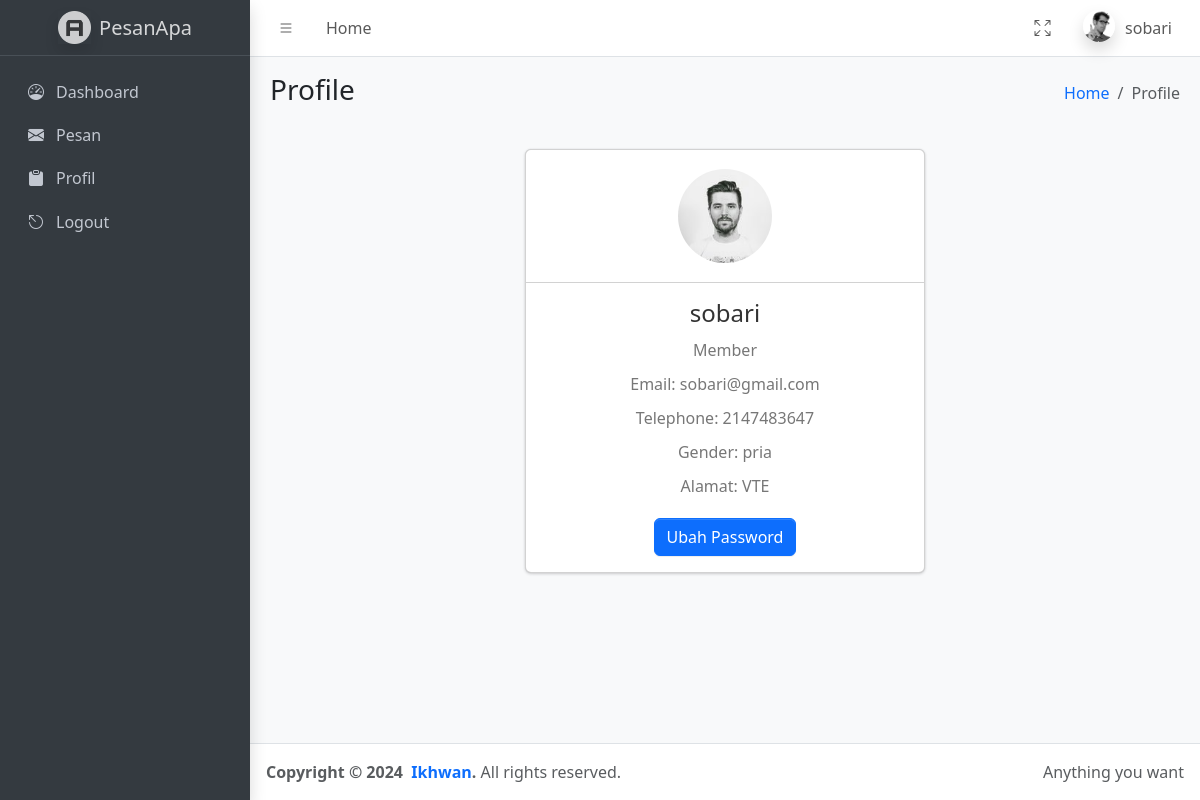
Page /profile.php (signed in) on the committed database.
### tables this page shows
CREATE TABLE `datamahasiswa` (
  `id` int NOT NULL,
  `full_name` text NOT NULL,
  `email` text NOT NULL,
  `password` text NOT NULL,
  `handphonne` text NOT NULL,
  `gender` text NOT NULL,
  `alamat` text NOT NULL
);

### profile.php (the view, shortened to what this page needs)
<!DOCTYPE html>
<html lang="en">
<head>
    <link rel="stylesheet" href="https://cdn.jsdelivr.net/npm/@fontsource/source-sans-3@5.0.12/index.css">
    <link rel="stylesheet" href="https://cdn.jsdelivr.net/npm/overlayscrollbars@2.3.0/styles/overlayscrollbars.min.css">
    <link rel="stylesheet" href="https://cdn.jsdelivr.net/npm/bootstrap-icons@1.11.0/font/bootstrap-icons.min.css">
    <link rel="stylesheet" href="adminlte.css">
    <link rel="stylesheet" href="https://cdn.jsdelivr.net/npm/apexcharts@3.37.1/dist/apexcharts.css">
    <link rel="stylesheet" href="https://cdn.jsdelivr.net/npm/jsvectormap@1.5.3/dist/css/jsvectormap.min.css">
</head>
<body class="layout-fixed sidebar-expand-lg bg-body-tertiary">
    <?php
    include("header.php")
    ?>
    <?php
    include("sitebar.php")
    ?>
    </nav>
    </div>
    </aside>
    <main class="app-main">
        <div class="app-content-header">
            <div class="container-fluid">
                <div class="row">
                    <div class="col-sm-6">
                        <h3 class="mb-0">Profile</h3>
                    </div>
                    <div class="col-sm-6">
                        <ol class="breadcrumb float-sm-end">
                            <li class="breadcrumb-item"><a href="#">Home</a></li>
                            <li class="breadcrumb-item active">Profile</li>
                        </ol>
                    </div>
                </div>
            </div>
        </div>
        <div class="app-content">
            <div class="container-fluid">
                <div class="card">
                    <div class="card-header">
                        <img src="assets/img/user1-128x128.jpg" alt="Foto Profil" class="profile-img">
                    </div>
                    <?php
                    $sql = "SELECT * FROM datamahasiswa WHERE full_name = '{$_SESSION['username']}'";
                    $result = mysqli_query($conn, $sql);
                    ?>
                    <div class="card-body">
                        <h2><?php echo $_SESSION['username']; ?></h2>
                        <p>Member</p>
                        <p>Email: <?php echo $_SESSION['email']; ?></p>
                        <?php while ($row = mysqli_fetch_assoc($result)) { ?>
                            <p>Telephone: <?php echo $row['handphonne']; ?></p>
                            <p>Gender: <?php echo $row['gender']; ?></p>
                            <p>Alamat: <?php echo $row['alamat']; ?></p>
                        <?php } ?>
                        <button type="button" class="btn btn-primary" data-bs-toggle="modal" data-bs-target="#tambah">Ubah Password</button>
                    </div>
                </div>
            </div>
        </div>
    </main>
    <?php
    include("footer.php")
    ?>
</body>
</html>

### profile.php (style rules this page uses)
body { font-family: 'Source Sans 3', sans-serif; background-color: #f8f9fa; }
.card { background-color: #fff; border-radius: 10px; box-shadow: 0 4px 8px rgba(0, 0, 0, 0.1); overflow: hidden; width: 100%; max-width: 400px; margin: 20px auto; text-align: center; }
.card-header { background-color: #4CAF50; padding: 20px; }
.profile-img { border-radius: 50%; width: 100px; height: 100px; object-fit: cover; border: 3px solid #fff; transition: transform 0.3s ease; }
.card-body { padding: 20px; }
.card-body h2 { margin: 0; font-size: 24px; color: #333; }
.card-body p { margin: 10px 0; color: #777; }
.btn { padding: 10px 20px; margin-top: 10px; }
.btn-primary { background-color: #007bff; border: none; }

### rows in the picture
datamahasiswa: handphonne "2147483647", gender "pria", alamat "VTE"

### other values in the picture
$_SESSION['username'] "sobari"
$_SESSION['email'] "sobari@gmail.com"
